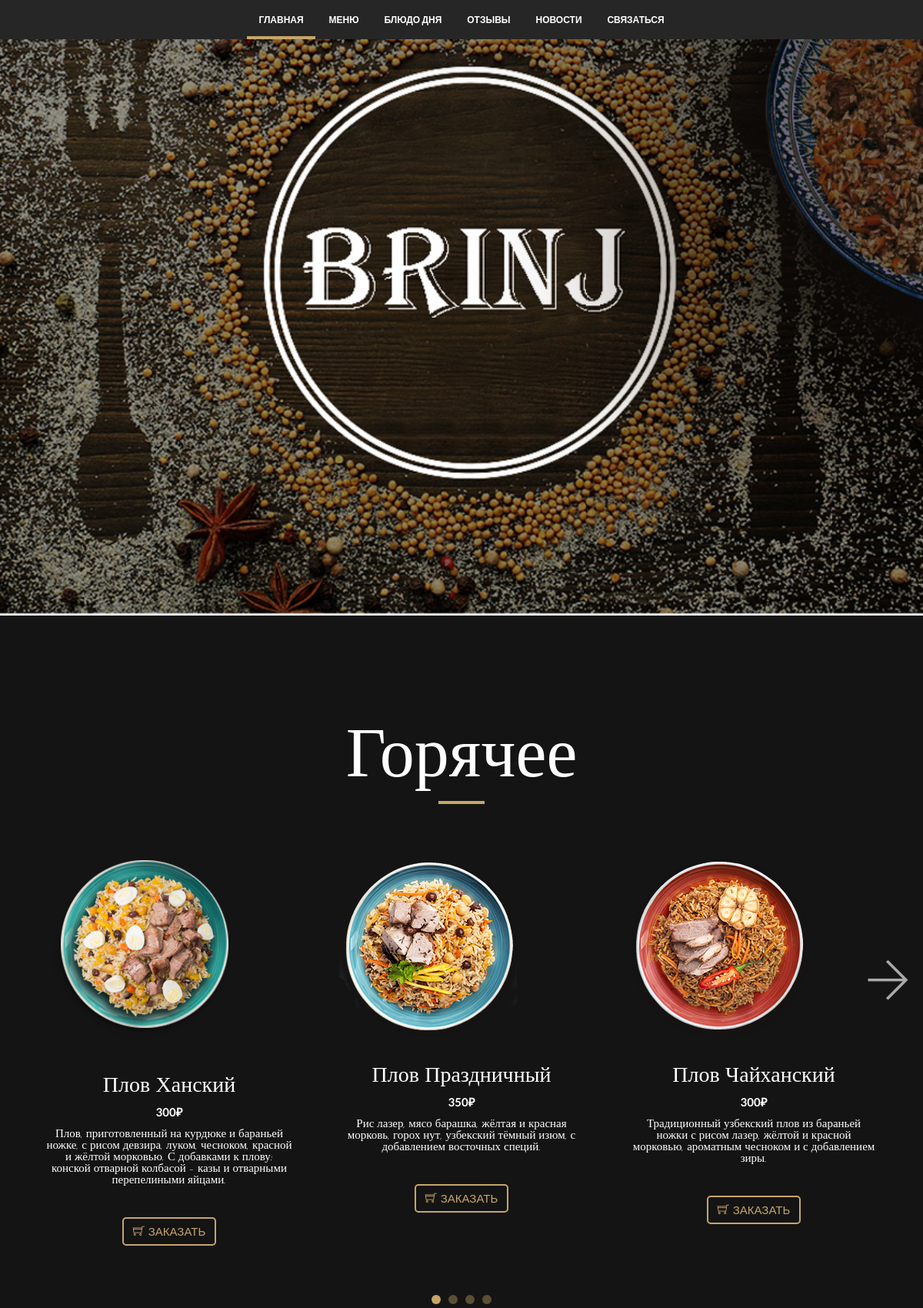
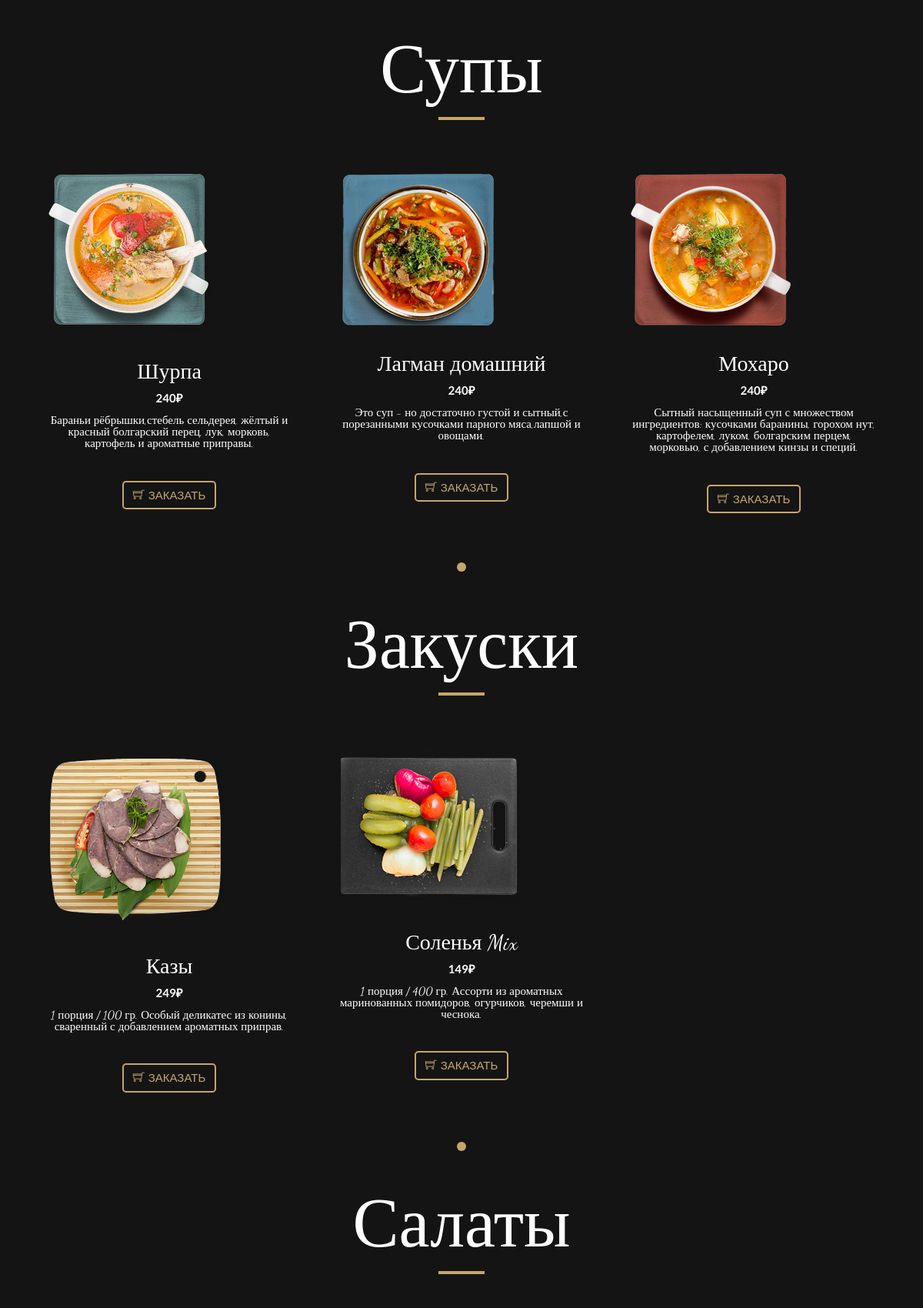
The page / (upper part) on the database its author committed (2 pictures, top to bottom).
### menu/models.py (models this page shows, shortened)
class Menu(models.Model):
    Types = ((1, 'Горячее'),
             (2, 'Супы'),
              (3, 'Закуски'),
               (4, 'Салаты'),
                (5, 'Выпечки'),
                  (6, 'Напитки'))
    name = models.CharField("Название", max_length=30)
    img = models.ImageField("Фото", upload_to='images/')
    price = models.IntegerField("Цена")
    type = models.IntegerField("Тип еды", choices=Types)
    weight = models.CharField("Вес", max_length=10)
    about = models.TextField("Подробности")

### menu/views.py (the view)
# urls.py: 2. Add a URL to urlpatterns:  path('', views.home, name='home')
def home(request):
    template = 'index.html'
    context = {}
    context['first'] = Menu.objects.filter(type=1)
    context['second'] = Menu.objects.filter(type=2)
    context['third'] = Menu.objects.filter(type=3)
    context['forth'] = Menu.objects.filter(type=4)
    context['fifth'] = Menu.objects.filter(type=5)
    context['sixth'] = Menu.objects.filter(type=6)
    return render(request, template, context)

### templates/index.html (shortened to what this page needs)
{% load staticfiles %}
<!DOCTYPE html>
<html lang="zxx">
<head>
    <link href="{% static "css/bootstrap-dark.css" %}" rel="stylesheet">
    <link id="pagestyle" href="{% static "css/theme-dark.css" %}" rel="stylesheet">
</head>
<body data-offset="50" data-spy="scroll" data-target=".navbar" class="dark-theme">
<nav class="navbar navbar-fixed-top shadow" id="js-nav">
    <div class="container-fluid">
        <div class="collapse navbar-collapse" id="myNavbar">
            <ul class="nav navbar-nav">
                <li><a href="#home">Главная</a></li>
                <li><a href="#products">Меню</a></li>
                <li><a href="#special">Блюдо дня</a></li>
                <li><a href="#testimonials">Отзывы</a></li>
                <li><a href="#news">Новости</a></li>
                <li><a href="#contact">Связаться</a></li>
            </ul>
        </div>
    </div>
</nav>
<section class="home section image-slider" id="home">
    <div class="home-slider text-center">
        <div class="swiper-wrapper">
            <div class="swiper-slide" style="background: url(/static/img/back.jpg);">
            </div>
        </div>
    </div>
</section>
	<div class="cart-widget-container">
		<div class="cart-widget-close-overlay"></div>
	</div>
<section class="section-min section product" id="products">
    <div class="container overflow-hidden">
        <div class="row">
            <div class="col-md-12">
                <h3 class="section-heading">Горячее</h3>
            </div>
            <div class="col-md-12">
                <div class="product-list-slider">
                    <ul class="swiper-wrapper product-list product-list-vertical">
                        {% for meal in first %}
                            <li class="swiper-slide wow fadeInUp text-center" data-wow-delay=".2s">
                                    <span class="product-list-left pull-left">
                                            <img alt="product image" class="product-list-primary-img" src="media/{{ meal.img }}">
                                    </span>
                                        <span class="product-list-right pull-left">
                                            <span class="product-list-name h3">{{ meal.name }}</span>
                                            <span class="product-list-price">{{ meal.price }}₽</span>
                                            <span class="h4">{{ meal.about }}</span>
                                        </span>
                                    <button type="button" class="btn btn-default add-item" data-image="media/{{ meal.img }}" data-name="{{ meal.name }}" data-cost="{{ meal.price }}" data-id="1{{ meal.id }}" >
                                        <span class="ti-shopping-cart"></span>Заказать
                                    </button>
                            </li>
                        {% endfor %}
                    </ul>
                    <div class="product-list-pagination text-center"></div>
                    <div class="product-list-slider-next right-arrow-negative">
                        <span class="ti-arrow-right"></span>
                    </div>
                </div>
            </div>
        <div class="col-md-12">
                <h3 class="section-heading">Супы</h3>
            </div>
            <div class="col-md-12">
                <div class="product-list-slider">
                    <ul class="swiper-wrapper product-list product-list-vertical">
                        {% for meal in second %}
                            <li class="swiper-slide wow fadeInUp text-center" data-wow-delay=".2s">
                                    <span class="product-list-left pull-left">
                                            <img alt="product image" class="product-list-primary-img" src="media/{{ meal.img }}">
                                    </span>
                                        <span class="product-list-right pull-left">
                                            <span class="product-list-name h3">{{ meal.name }}</span>
                                            <span class="product-list-price">{{ meal.price }}₽</span>
                                            <span class="h4">{{ meal.about }}</span>
                                        </span>
                                <button type="button" class="btn btn-default add-item" data-image="media/{{ meal.img }}" data-name="{{ meal.name }}" data-cost="{{ meal.price }}" data-id="2{{ meal.id }}" >
                                    <span class="ti-shopping-cart"></span>Заказать
                                </button>
                            </li>
                        {% endfor %}
                    </ul>
                    <div class="product-list-pagination text-center"></div>
                </div>
            </div>
        <div class="col-md-12">
                <h3 class="section-heading">Закуски</h3>
            </div>
            <div class="col-md-12">
                <div class="product-list-slider">
                    <ul class="swiper-wrapper product-list product-list-vertical">
                        {% for meal in third %}
                            <li class="swiper-slide wow fadeInUp text-center" data-wow-delay=".2s">
                                    <span class="product-list-left pull-left">
                                            <img alt="product image" class="product-list-primary-img" src="media/{{ meal.img }}">
                                    </span>
                                        <span class="product-list-right pull-left">
                                            <span class="product-list-name h3">{{ meal.name }}</span>
                                            <span class="product-list-price">{{ meal.price }}₽</span>
                                            <span class="h4">{{ meal.about }}</span>
                                        </span>
                                <button type="button" class="btn btn-default add-item" data-image="media/{{ meal.img }}" data-name="{{ meal.name }}" data-cost="{{ meal.price }}" data-id="1{{ meal.id }}" >
                                    <span class="ti-shopping-cart"></span>Заказать
                                </button>
                            </li>
                        {% endfor %}
                    </ul>
                    <div class="product-list-pagination text-center"></div>
                </div>
            </div>
        <div class="col-md-12">
                <h3 class="section-heading">Салаты</h3>
            </div>
            <div class="col-md-12">
            </div>
        </div>
    </div>
</section>
</body>
</html>

### rows shown on the page
Menu: img (picture), name "Плов Ханский", price "300", about "Плов, приготовленный на курдюке и бараньей ножке, с рисом девзира, луком, чесноком, красной и жёлтой морковью. С добавками к плову: конской отварной колбасой - казы и отварными перепелиными яйцами."
Menu: img (picture), name "Плов Праздничный", price "350", about "Рис лазер, мясо барашка, жёлтая и красная морковь, горох нут, узбекский тёмный изюм, с добавлением восточных специй."
Menu: img (picture), name "Плов Чайханский", price "300", about "Традиционный узбекский плов из бараньей ножки с рисом лазер, жёлтой и красной морковью, ароматным чесноком и с добавлением зиры."
Menu: img (picture), name "Шурпа", price "240", about "Бараньи рёбрышки,стебель сельдерея, жёлтый и красный болгарский перец, лук, морковь, картофель и ароматные приправы."
Menu: img (picture), name "Лагман домашний", price "240", about "Это суп - но достаточно густой и сытный,с порезанными кусочками парного мяса,лапшой и овощами."
Menu: img (picture), name "Мохаро", price "240", about "Сытный насыщенный суп с множеством ингредиентов: кусочками баранины, горохом нут, картофелем, луком, болгарским перцем, морковью, с добавлением кинзы и специй."
Menu: img (picture), name "Казы", price "249", about "1 порция / 100 гр. Особый деликатес из конины, сваренный с добавлением ароматных приправ."
Menu: img (picture), name "Соленья Mix", price "149", about "1 порция / 400 гр. Ассорти из ароматных маринованных помидоров, огурчиков, черемши и чеснока."
